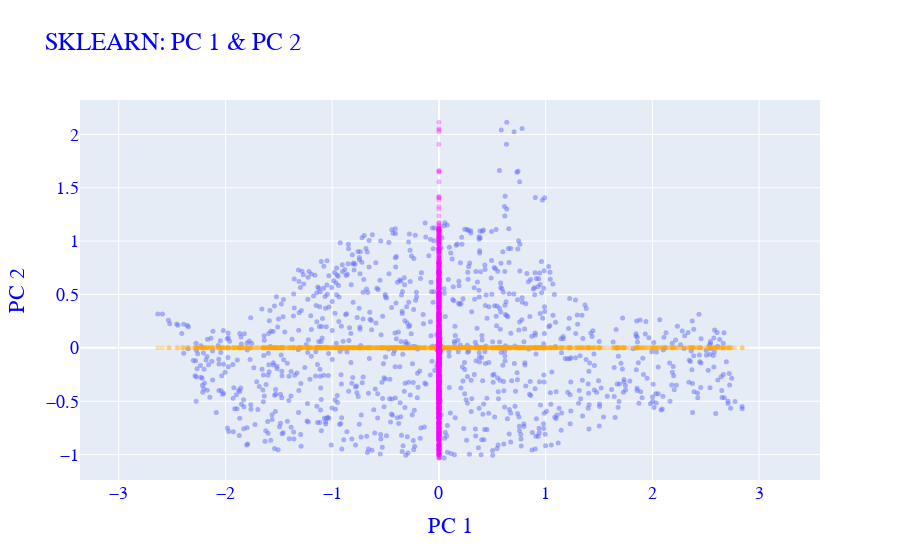

The notebook cell this image was saved under:
### Code cell
import plotly.graph_objects as go
import plotly.io as pio
 
pio.templates.default = "plotly" # ["plotly", "plotly_white", "plotly_dark", "ggplot2", "seaborn", "simple_white", "none"]:


fig = go.Figure()

#SKLEARN PCA 1 and PCA 2
fig.add_trace(
    go.Scatter(
        x=converted_bird1[:,0].flatten(),
        y=converted_bird1[:,1].flatten(),
        mode='markers',
        marker=dict(
        size=5,
        colorscale='Viridis',   # choose a colorscale
        opacity=0.5
    )
        
))

fig.add_trace(
    go.Scatter(
        x=[0],
        y=[0],
        mode='markers',
        marker=dict(
        size=10,
        colorscale='Viridis',   # choose a colorscale
        opacity=0.9
    )
    
    )

)

# PCA1
fig.add_trace(
    go.Scatter(
        x=converted_bird1[:,0].flatten(),
        y=np.zeros(1000),
        mode='markers',
        marker=dict(
        size=5,
        color='Orange',   # choose a colorscale
        opacity=0.3
    )
        
))

#PCA2
fig.add_trace(
    go.Scatter(
        x=np.zeros(1000),
        y=converted_bird1[:,1].flatten(),
        mode='markers',
        marker=dict(
        size=5,
        color='Magenta',   # choose a colorscale
        opacity=0.3
    )
        
))
        

fig.update_yaxes(scaleanchor = "x",scaleratio = 1)
fig.update_layout(
    title="SKLEARN: PC 1 & PC 2",
    showlegend=False,
    xaxis_title="PC 1",
    yaxis_title="PC 2",
    font=dict(
        family="Courier New, monospace",
        size=18,
        color="Blue",
    )
)

### Figure 1 — Plotly figure (JSON) as saved in the notebook; plotly's stock layout.template omitted (floating-point values rounded to 4 significant figures; data arrays with more than 128 entries replaced by an {"elided": "..."} marker saying what was removed)
{"data": [{"marker": {"colorscale": [[0, "#440154"], [0.1111, "#482878"], [0.2222, "#3e4989"], [0.3333, "#31688e"], [0.4444, "#26828e"], [0.5556, "#1f9e89"], [0.6667, "#35b779"], [0.7778, "#6ece58"], [0.8889, "#b5de2b"], [1, "#fde725"]], "opacity": 0.5, "size": 5}, "mode": "markers", "type": "scatter", "x": {"elided": "1000 float values"}, "y": {"elided": "1000 float values"}}, {"marker": {"colorscale": [[0, "#440154"], [0.1111, "#482878"], [0.2222, "#3e4989"], [0.3333, "#31688e"], [0.4444, "#26828e"], [0.5556, "#1f9e89"], [0.6667, "#35b779"], [0.7778, "#6ece58"], [0.8889, "#b5de2b"], [1, "#fde725"]], "opacity": 0.9, "size": 10}, "mode": "markers", "type": "scatter", "x": [0], "y": [0]}, {"marker": {"color": "Orange", "opacity": 0.3, "size": 5}, "mode": "markers", "type": "scatter", "x": {"elided": "1000 float values"}, "y": {"elided": "1000 int values"}}, {"marker": {"color": "Magenta", "opacity": 0.3, "size": 5}, "mode": "markers", "type": "scatter", "x": {"elided": "1000 int values"}, "y": {"elided": "1000 float values"}}], "layout": {"autosize": true, "font": {"color": "Blue", "family": "Courier New, monospace", "size": 18}, "showlegend": false, "title": {"text": "SKLEARN: PC 1 & PC 2"}, "xaxis": {"autorange": true, "domain": [0, 1], "range": [-11.88, 12.09], "title": {"text": "PC 1"}, "type": "linear"}, "yaxis": {"autorange": true, "domain": [0, 1], "range": [-1.275, 2.36], "scaleanchor": "x", "scaleratio": 1, "title": {"text": "PC 2"}, "type": "linear"}}}
